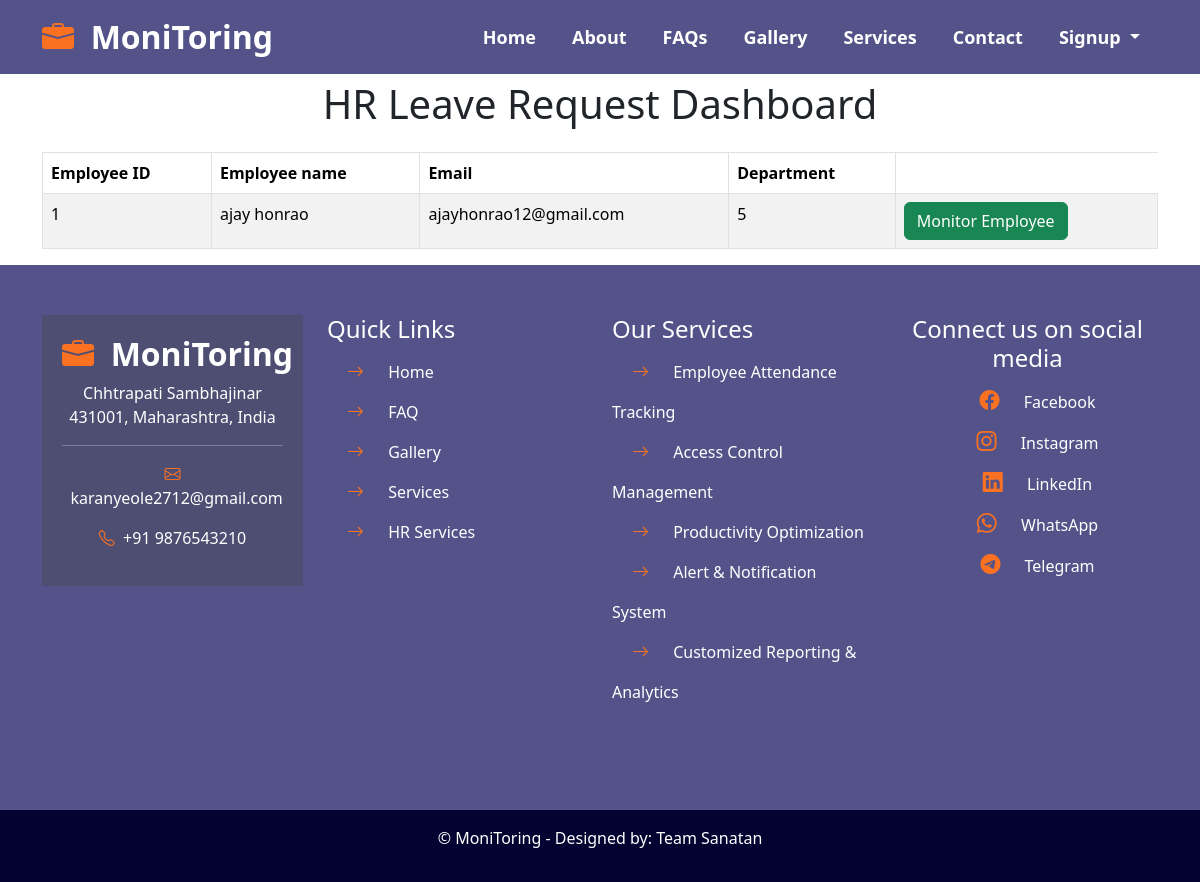
/work_insights, run on an earlier commit of the app's database.
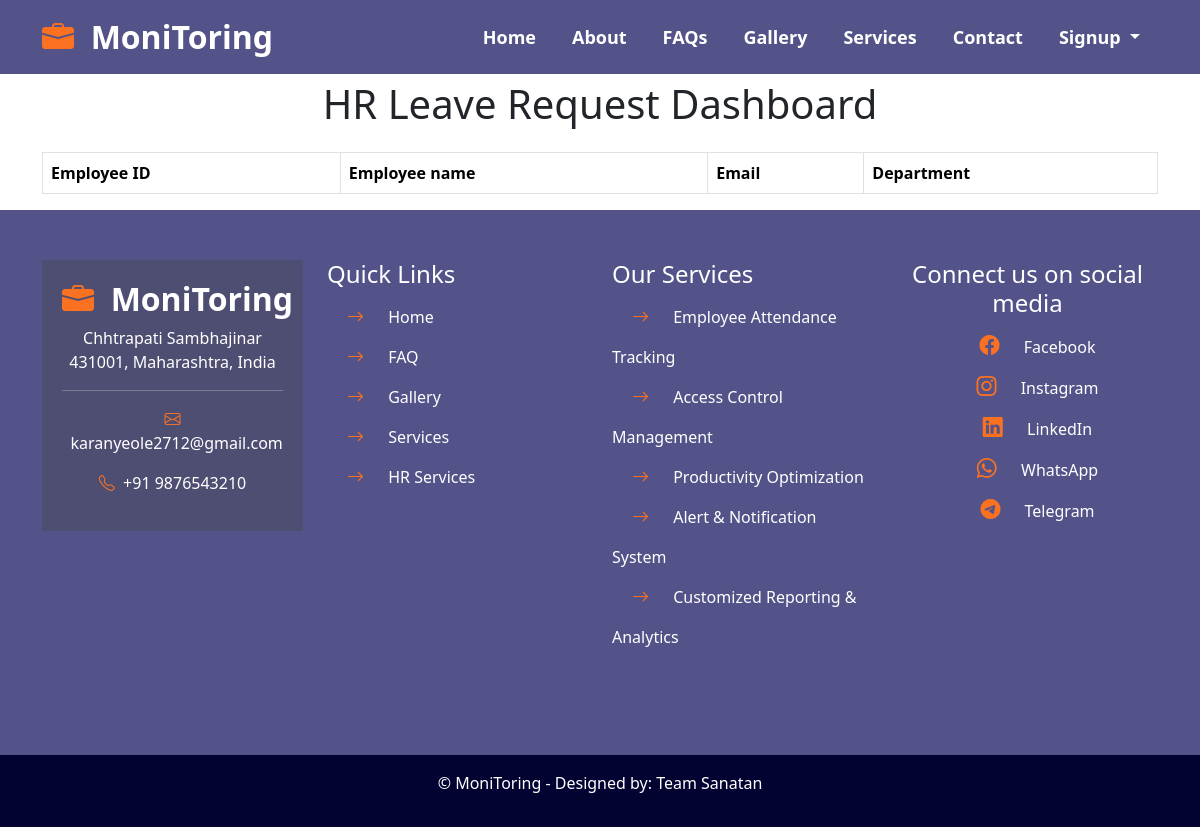
And on a later commit of the database.
### tables this page shows
CREATE TABLE employees (
            id INTEGER PRIMARY KEY AUTOINCREMENT,
            first_name TEXT,
            last_name TEXT,
            dob TEXT,
            gender TEXT,
            email TEXT,
            phone TEXT,
            address TEXT,
            job_title TEXT,
            department TEXT,
            salary REAL,
            emergency_contact_name TEXT,
            emergency_contact_phone TEXT,
            Password TEXT
        );

### app.py (the view)
@app.route("/work_insights")
def work_insights():
    conn = sqlite3.connect('employees.db')
    cursor = conn.cursor()
    cursor.execute('SELECT id, first_name, last_name, email, department FROM employees')
    employee_list=cursor.fetchall()
    return render_template('work_insights.html', employee_list=employee_list)

### templates/work_insights.html
{% include 'top.html' %}
<div class="container" style="padding-top: 80px;">
    <h1 class="text-center mb-4">HR Leave Request Dashboard</h1>
    <table class="table table-bordered table-striped">
        <thead>
            <tr>
                <th>Employee ID</th>
                <th>Employee name</th>
                <th>Email</th>
                <th>Department</th>
            </tr>
        </thead>
        <tbody>
            {% for request in employee_list %}
            <tr>
                <td>{{ request[0] }}</td>
                <td>{{ request[1]}} {{ request[2]}}</td>
                <td>{{ request[3] }}</td>
                <td>{{ request[4] }}</td>
                <td>
                    <a href="{{ url_for('show_report', employee_id=request[0]) }}" class="btn btn-success">Monitor Employee</a>
                </td>
            </tr>
            {% endfor %}
        </tbody>
    </table>
</div>
{% include 'bottom.html' %}

What changed in the data, as far as the page shows it:
removed employees: id "1", first_name "ajay", last_name "honrao", email "ajayhonrao12@gmail.com", department "5"
